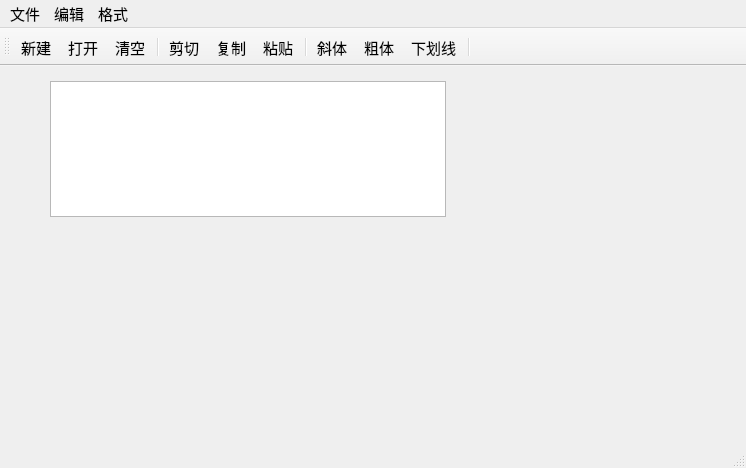
<?xml version="1.0" encoding="UTF-8"?>
<ui version="4.0">
 <class>QWMainWind</class>
 <widget class="QMainWindow" name="QWMainWind">
  <property name="geometry">
   <rect>
    <x>0</x>
    <y>0</y>
    <width>746</width>
    <height>468</height>
   </rect>
  </property>
  <property name="font">
   <font>
    <pointsize>11</pointsize>
   </font>
  </property>
  <property name="windowTitle">
   <string>QWMainWind</string>
  </property>
  <widget class="QWidget" name="centralWidget">
   <widget class="QTextEdit" name="txtEdit">
    <property name="geometry">
     <rect>
      <x>50</x>
      <y>15</y>
      <width>396</width>
      <height>136</height>
     </rect>
    </property>
    <property name="font">
     <font>
      <pointsize>16</pointsize>
     </font>
    </property>
   </widget>
  </widget>
  <widget class="QMenuBar" name="menuBar">
   <property name="geometry">
    <rect>
     <x>0</x>
     <y>0</y>
     <width>746</width>
     <height>26</height>
    </rect>
   </property>
   <widget class="QMenu" name="menu">
    <property name="title">
     <string>文件</string>
    </property>
    <addaction name="actNew"/>
    <addaction name="actOpen"/>
    <addaction name="separator"/>
    <addaction name="actClose"/>
   </widget>
   <widget class="QMenu" name="menu_2">
    <property name="title">
     <string>编辑</string>
    </property>
    <addaction name="actCut"/>
    <addaction name="actCopy"/>
    <addaction name="actPaste"/>
    <addaction name="separator"/>
    <addaction name="actClear"/>
   </widget>
   <widget class="QMenu" name="menu_3">
    <property name="title">
     <string>格式</string>
    </property>
    <addaction name="actFontBold"/>
    <addaction name="actFontItalic"/>
    <addaction name="actFontUnder"/>
    <addaction name="separator"/>
    <addaction name="actToolbarLab"/>
   </widget>
   <addaction name="menu"/>
   <addaction name="menu_2"/>
   <addaction name="menu_3"/>
  </widget>
  <widget class="QToolBar" name="mainToolBar">
   <property name="toolButtonStyle">
    <enum>Qt::ToolButtonTextUnderIcon</enum>
   </property>
   <attribute name="toolBarArea">
    <enum>TopToolBarArea</enum>
   </attribute>
   <attribute name="toolBarBreak">
    <bool>false</bool>
   </attribute>
   <addaction name="actNew"/>
   <addaction name="actOpen"/>
   <addaction name="actClear"/>
   <addaction name="separator"/>
   <addaction name="actCut"/>
   <addaction name="actCopy"/>
   <addaction name="actPaste"/>
   <addaction name="separator"/>
   <addaction name="actFontItalic"/>
   <addaction name="actFontBold"/>
   <addaction name="actFontUnder"/>
   <addaction name="separator"/>
  </widget>
  <widget class="QStatusBar" name="statusBar"/>
  <action name="actCut">
   <property name="icon">
    <iconset resource="res.qrc">
     <normaloff>:/images/images/cut.bmp</normaloff>:/images/images/cut.bmp</iconset>
   </property>
   <property name="text">
    <string>剪切</string>
   </property>
   <property name="toolTip">
    <string>剪切</string>
   </property>
   <property name="shortcut">
    <string>Ctrl+X</string>
   </property>
  </action>
  <action name="actCopy">
   <property name="icon">
    <iconset resource="res.qrc">
     <normaloff>:/images/images/120.bmp</normaloff>:/images/images/120.bmp</iconset>
   </property>
   <property name="text">
    <string>复制</string>
   </property>
   <property name="toolTip">
    <string>复制</string>
   </property>
   <property name="shortcut">
    <string>Ctrl+C</string>
   </property>
  </action>
  <action name="actPaste">
   <property name="icon">
    <iconset resource="res.qrc">
     <normaloff>:/images/images/paste.bmp</normaloff>:/images/images/paste.bmp</iconset>
   </property>
   <property name="text">
    <string>粘贴</string>
   </property>
   <property name="toolTip">
    <string>粘贴</string>
   </property>
   <property name="shortcut">
    <string>Ctrl+V</string>
   </property>
  </action>
  <action name="actFontBold">
   <property name="checkable">
    <bool>true</bool>
   </property>
   <property name="icon">
    <iconset resource="res.qrc">
     <normaloff>:/images/images/BLD.BMP</normaloff>:/images/images/BLD.BMP</iconset>
   </property>
   <property name="text">
    <string>粗体</string>
   </property>
   <property name="toolTip">
    <string>粗体</string>
   </property>
  </action>
  <action name="actFontItalic">
   <property name="checkable">
    <bool>true</bool>
   </property>
   <property name="icon">
    <iconset resource="res.qrc">
     <normaloff>:/images/images/ITL.BMP</normaloff>:/images/images/ITL.BMP</iconset>
   </property>
   <property name="text">
    <string>斜体</string>
   </property>
   <property name="toolTip">
    <string>斜体</string>
   </property>
  </action>
  <action name="actFontUnder">
   <property name="checkable">
    <bool>true</bool>
   </property>
   <property name="icon">
    <iconset resource="res.qrc">
     <normaloff>:/images/images/WORDUNDR.BMP</normaloff>:/images/images/WORDUNDR.BMP</iconset>
   </property>
   <property name="text">
    <string>下划线</string>
   </property>
   <property name="toolTip">
    <string>下划线</string>
   </property>
  </action>
  <action name="actClose">
   <property name="icon">
    <iconset resource="res.qrc">
     <normaloff>:/images/images/exit.bmp</normaloff>:/images/images/exit.bmp</iconset>
   </property>
   <property name="text">
    <string>退出</string>
   </property>
   <property name="toolTip">
    <string>退出</string>
   </property>
  </action>
  <action name="actOpen">
   <property name="icon">
    <iconset resource="res.qrc">
     <normaloff>:/images/images/open3.bmp</normaloff>:/images/images/open3.bmp</iconset>
   </property>
   <property name="text">
    <string>打开...</string>
   </property>
   <property name="toolTip">
    <string>打开文件</string>
   </property>
   <property name="shortcut">
    <string>Ctrl+O</string>
   </property>
  </action>
  <action name="actClear">
   <property name="icon">
    <iconset resource="res.qrc">
     <normaloff>:/images/images/103.bmp</normaloff>:/images/images/103.bmp</iconset>
   </property>
   <property name="text">
    <string>清空</string>
   </property>
   <property name="toolTip">
    <string>清空内容</string>
   </property>
  </action>
  <action name="actFont">
   <property name="icon">
    <iconset resource="res.qrc">
     <normaloff>:/images/images/20.ico</normaloff>:/images/images/20.ico</iconset>
   </property>
   <property name="text">
    <string>字体...</string>
   </property>
   <property name="toolTip">
    <string>字体设置</string>
   </property>
  </action>
  <action name="actNew">
   <property name="icon">
    <iconset resource="res.qrc">
     <normaloff>:/images/images/new2.bmp</normaloff>:/images/images/new2.bmp</iconset>
   </property>
   <property name="text">
    <string>新建</string>
   </property>
   <property name="shortcut">
    <string>Ctrl+N</string>
   </property>
  </action>
  <action name="actToolbarLab">
   <property name="checkable">
    <bool>true</bool>
   </property>
   <property name="checked">
    <bool>true</bool>
   </property>
   <property name="text">
    <string>显示工具栏文字标签</string>
   </property>
   <property name="menuRole">
    <enum>QAction::TextHeuristicRole</enum>
   </property>
  </action>
 </widget>
 <layoutdefault spacing="6" margin="11"/>
 <resources>
  <include location="res.qrc"/>
 </resources>
 <connections>
  <connection>
   <sender>actClose</sender>
   <signal>triggered()</signal>
   <receiver>QWMainWind</receiver>
   <slot>close()</slot>
   <hints>
    <hint type="sourcelabel">
     <x>-1</x>
     <y>-1</y>
    </hint>
    <hint type="destinationlabel">
     <x>422</x>
     <y>254</y>
    </hint>
   </hints>
  </connection>
  <connection>
   <sender>actClear</sender>
   <signal>triggered()</signal>
   <receiver>txtEdit</receiver>
   <slot>clear()</slot>
   <hints>
    <hint type="sourcelabel">
     <x>-1</x>
     <y>-1</y>
    </hint>
    <hint type="destinationlabel">
     <x>260</x>
     <y>256</y>
    </hint>
   </hints>
  </connection>
  <connection>
   <sender>actCut</sender>
   <signal>triggered()</signal>
   <receiver>txtEdit</receiver>
   <slot>cut()</slot>
   <hints>
    <hint type="sourcelabel">
     <x>-1</x>
     <y>-1</y>
    </hint>
    <hint type="destinationlabel">
     <x>260</x>
     <y>256</y>
    </hint>
   </hints>
  </connection>
  <connection>
   <sender>actCopy</sender>
   <signal>triggered()</signal>
   <receiver>txtEdit</receiver>
   <slot>copy()</slot>
   <hints>
    <hint type="sourcelabel">
     <x>-1</x>
     <y>-1</y>
    </hint>
    <hint type="destinationlabel">
     <x>260</x>
     <y>256</y>
    </hint>
   </hints>
  </connection>
  <connection>
   <sender>actPaste</sender>
   <signal>triggered()</signal>
   <receiver>txtEdit</receiver>
   <slot>paste()</slot>
   <hints>
    <hint type="sourcelabel">
     <x>-1</x>
     <y>-1</y>
    </hint>
    <hint type="destinationlabel">
     <x>260</x>
     <y>256</y>
    </hint>
   </hints>
  </connection>
 </connections>
</ui>
